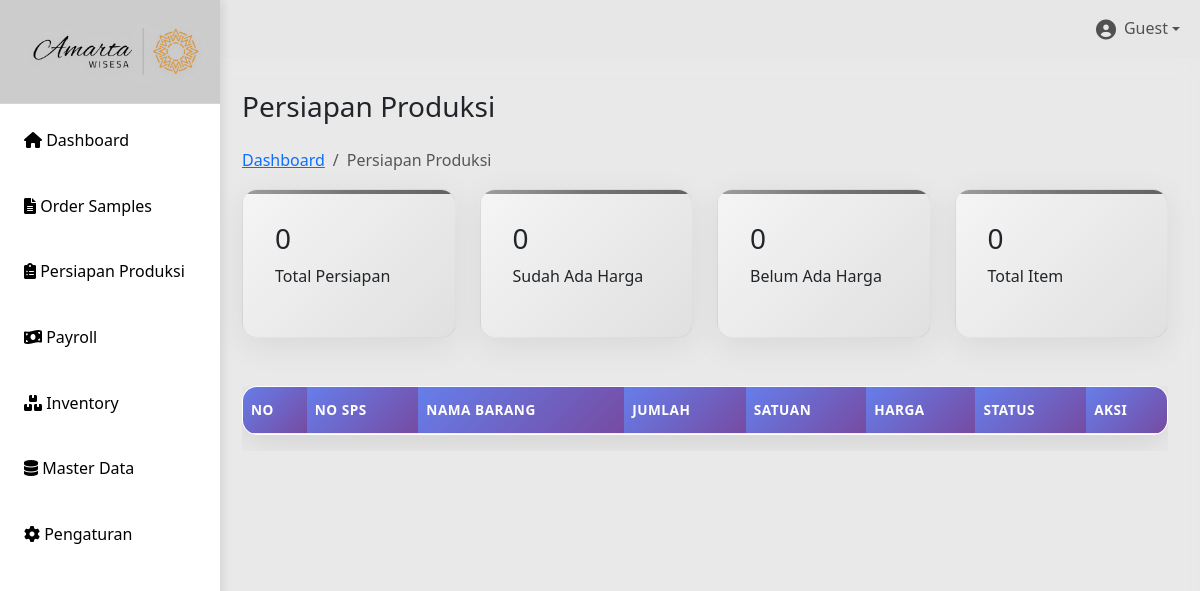
/persiapan.php, run on an earlier commit of the app's database.
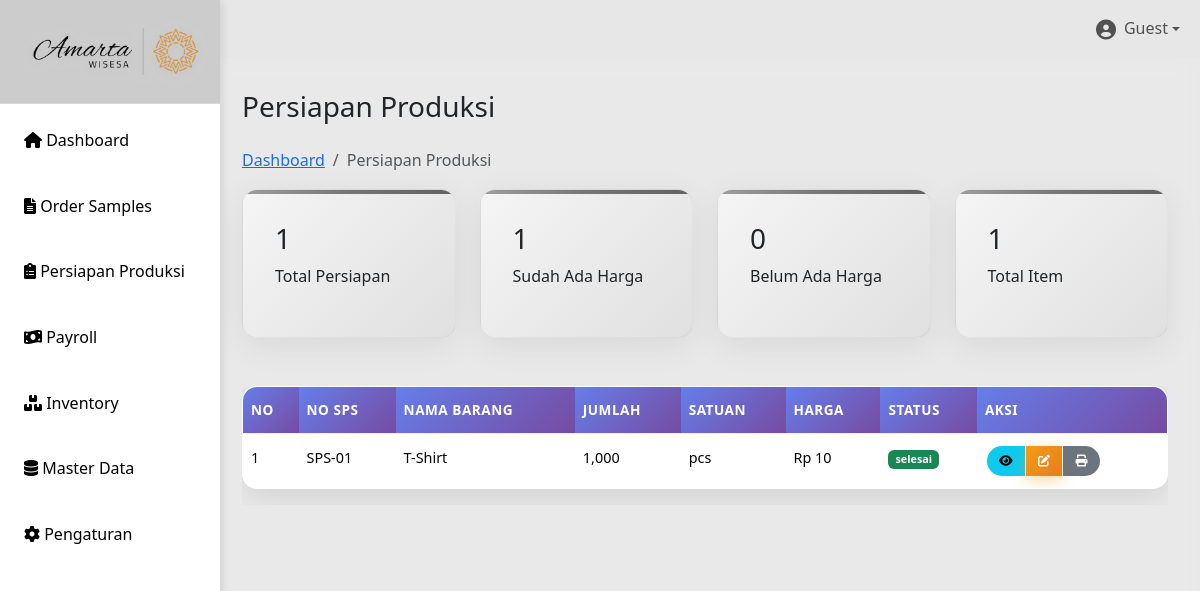
And on a later commit of the database.
### tables this page shows
CREATE TABLE `persiapan` (
  `id` int(11) UNSIGNED NOT NULL,
  `id_sps` int(10) UNSIGNED NOT NULL,
  `spp_no` varchar(50) NOT NULL DEFAULT '',
  `kode_barang` varchar(50) DEFAULT NULL,
  `nama_barang` varchar(100) DEFAULT NULL,
  `jumlah` int(11) DEFAULT NULL,
  `satuan` varchar(20) DEFAULT NULL,
  `harga` decimal(65,2) DEFAULT NULL,
  `total` decimal(10,2) DEFAULT NULL,
  `tanggal_persiapan` date NOT NULL,
  `pola` varchar(255) DEFAULT NULL,
  `marker` varchar(255) DEFAULT NULL,
  `upload_spk` varchar(255) DEFAULT NULL,
  `status` enum('pending','proses','selesai','batal') DEFAULT 'pending',
  `sp_srx` varchar(255) DEFAULT NULL,
  `created_at` datetime DEFAULT current_timestamp(),
  `updated_at` datetime DEFAULT current_timestamp() ON UPDATE current_timestamp()
);

CREATE TABLE `sps` (
  `id` int(10) UNSIGNED NOT NULL,
  `tanggal` date DEFAULT NULL,
  `sps_no` varchar(20) DEFAULT NULL,
  `customer` varchar(100) DEFAULT NULL,
  `item` varchar(100) DEFAULT NULL,
  `artikel` varchar(100) DEFAULT NULL,
  `qty` int(11) DEFAULT NULL,
  `size` varchar(20) DEFAULT NULL,
  `sample_product` varchar(255) DEFAULT NULL,
  `design` varchar(255) DEFAULT NULL,
  `st_chart` varchar(255) DEFAULT NULL,
  `material_sm` varchar(255) DEFAULT NULL,
  `pola_sample` varchar(255) DEFAULT NULL,
  `buat_sample` varchar(255) DEFAULT NULL,
  `kirim` date DEFAULT NULL,
  `approval` varchar(100) DEFAULT NULL,
  `sp_srx` varchar(100) DEFAULT NULL
);

### persiapan.php (the view, shortened to what the changed rows need)
<?php
include "includes/header.php";
include "config/db.php";
$result = $conn->query("SELECT p.*, s.sps_no
                        FROM persiapan p
                        LEFT JOIN sps s ON p.id_sps = s.id
                        ORDER BY p.id DESC");
$total_result = $conn->query("SELECT COUNT(*) as total_count FROM persiapan");
$total_count = $total_result ? $total_result->fetch_assoc()['total_count'] : 0;
$harga_result = $conn->query("SELECT COUNT(*) as harga_count FROM persiapan WHERE harga IS NOT NULL AND harga > 0");
$harga_count = $harga_result ? $harga_result->fetch_assoc()['harga_count'] : 0;
?>
    <main class="main-content">
            <div>
                <h1 class="h3 mb-4">Persiapan Produksi</h1>
            </div>
        <div class="row mb-4">
            <div class="col-md-3">
                <div class="stats-card">
                    <h3><?php echo $total_count; ?></h3>
                    <p>Total Persiapan</p>
                </div>
            </div>
            <div class="col-md-3">
                <div class="stats-card">
                    <h3><?php echo $harga_count; ?></h3>
                    <p>Sudah Ada Harga</p>
                </div>
            </div>
            <div class="col-md-3">
                <div class="stats-card">
                    <h3><?php echo $total_count; ?></h3>
                    <p>Total Item</p>
                </div>
            </div>
        </div>
        <div class="table-container">
            <div class="table-responsive">
                <table id="persiapanTable" class="table table-hover">
                    <thead>
                        <tr>
                            <th>No</th>
                            <th>No SPS</th>
                            <th>Nama Barang</th>
                            <th>Jumlah</th>
                            <th>Satuan</th>
                            <th>Harga</th>
                            <th>Status</th>
                            <th>Aksi</th>
                        </tr>
                    </thead>
                    <tbody>
                        <?php $no=1; while($row = $result->fetch_assoc()): ?>
                        <tr>
                            <td><?= $no++ ?></td>
                            <td><?= $row['sps_no'] ?: '-' ?></td>
                            <td><?= $row['nama_barang'] ?: '-' ?></td>
                            <td><?= number_format($row['jumlah'] ?? 0) ?></td>
                            <td><?= $row['satuan'] ?: '-' ?></td>
                            <td>Rp <?= number_format($row['harga'] ?? 0, 0, ',', '.') ?></td>
                            <td>
                                <?php
                                $status = $row['status'] ?? '';
                                $statusClass = '';
                                switch(strtolower($status)) {
                                    case 'selesai':
                                        $statusClass = 'badge bg-success';
                                        break;
                                }
                                ?>
                                <span class="<?= $statusClass ?>"><?= $status ?: '-' ?></span>
                            </td>
                            <td>
                                <div class="btn-group btn-group-sm" role="group">
                                    <?php if (strtolower($status) === 'selesai'): ?>
                                        <a href="detail-persiapan.php?id=<?= $row['id'] ?>" class="btn btn-info" title="Detail">
                                            <i class="fas fa-eye"></i>
                                        </a>
                                    <?php else: ?>
                                        <button class="btn btn-secondary" title="Detail Persiapan Enable saat Status Selesai" disabled>
                                            <i class="fas fa-eye"></i>
                                        </button>
                                    <?php endif; ?>
                                    <button class="btn btn-warning" onclick="editPersiapan(<?= $row['id'] ?>)" title="Edit">
                                        <i class="fas fa-edit"></i>
                                    </button>
                                    <?php if (strtolower($status) === 'selesai'): ?>
                                        <a href="generate_spp.php?id=<?= $row['id'] ?>" class="btn btn-secondary" title="Print" target="_blank">
                                            <i class="fas fa-print"></i>
                                        </a>
                                    <?php else: ?>
                                        <button class="btn btn-secondary" title="SPP hanya bisa dicetak saat status Selesai" disabled>
                                            <i class="fas fa-print"></i>
                                        </button>
                                    <?php endif; ?>
                                </div>
                            </td>
                        </tr>
                        <?php endwhile; ?>
                    </tbody>
                </table>
            </div>
        </div>
    </main>
<?php include 'includes/footer.php'; ?>

What changed in the data, as far as the page shows it:
added persiapan: id_sps.sps_no "SPS-01", nama_barang "T-Shirt", jumlah "1,000", satuan "pcs", harga "10", status "selesai"
Also different on the page:
$total_count: "0" → "1"
$harga_count: "0" → "1"
